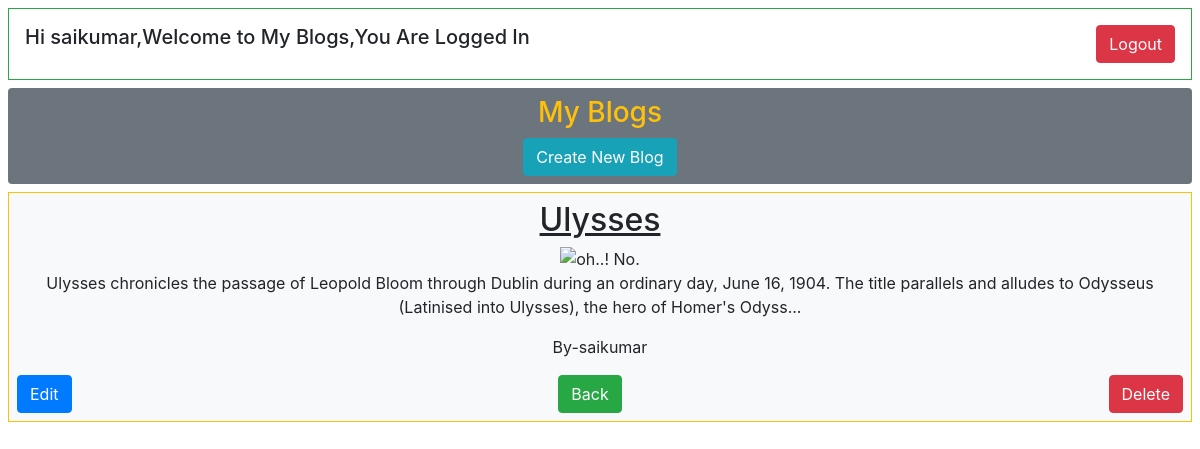
Page /post/16/ (signed in) on the committed database.
### ecom_app/models.py (models this page shows, shortened)
class Post(models.Model):
    title=models.CharField(max_length=200)
    author=models.ForeignKey('auth.user',on_delete=models.CASCADE)
    img = models.ImageField(upload_to = 'static\images',blank=True,null=True)
    body=models.TextField()

### ecom_app/views.py (the view)
# urls.py: path('post/<int:pk>/',BlogDetailView.as_view(),name='post_details'),
class BlogDetailView(DetailView):#single content
    model = Post
    template_name = "post_details.html"

### templates/post_details.html (shortened to what this page needs)
{% extends 'base.html' %}
{% load static %}
{% block content %}
<div class=' text-center bg-light p-2 border border-warning m-2 '>
    <div>
        <h2><u>{{object.title}}</u></h2>
        <img src="{{object.img}}" alt="oh..! No.">
        <p>{{object.body}}</p>
        <p>By-{{object.author}}</p>
    </div>
    <div class="d-flex justify-content-between">
        <a href="{% url 'post_edit' post.pk %}"><button class="btn btn-primary">Edit</button></a>
        <a href="{% url 'BlogView' %}"><button class="btn btn-success">Back</button></a>
        <a href="{% url 'post_delete' post.pk %}"><button class="btn btn-danger">Delete</button></a>
    </div>
</div>
    {% endblock content %}

### templates/base.html (shortened to what this page needs)
{% load static %}
<html lang="en">
<head>
    <link rel="stylesheet" href="https://stackpath.bootstrapcdn.com/bootstrap/4.5.2/css/bootstrap.min.css">
    <link rel ="stylesheet" href ="{% static 'css\index.css' %}">
</head>
<body>
        {% if user.is_authenticated  %}
            <div class="d-flex justify-content-between border border-success p-3 m-2">
                <h5>Hi {{user.username}},Welcome to My Blogs,You Are Logged In</h5>
                <a href="{% url 'login' %}"><button class="btn btn-danger">Logout</button></a>
            </div>
            <div class = "d-flex flex-column align-items-center rounded p-2 m-2 bg-secondary" >
                <div>
                    <a href="{% url 'BlogView' %}"><h3 class="text-warning">My Blogs</h3></a>
                </div>
                <div>
                    <a href="{% url 'post_new' %}"><button type="button" class="btn btn-info ">Create New Blog</button>                </a>
                </div>
            </div>
        {% block content %}
        {% endblock content %}
        <!--{% else %}
            <div class="bg-light text-center h-50 d-flex flex-column justify-content-center h-100">
                <h4 class="text-danger">You Are Logged out,Please Login.</h4>
                <a href="{% url 'login' %}"><button class="btn btn-success">Login</button></a>-->
            </div>
        {% endif %}
        </div>
</body>
</html>

### rows in the picture
Post: title "Ulysses", body "Ulysses chronicles the passage of Leopold Bloom through Dublin during an ordinary day, June 16, 1904. The title parallels and alludes to Odysseus (Latinised into Ulysses), the hero of Homer's Odyss...", author "saikumar"

### other values in the picture
{{ user.username }} "saikumar"
